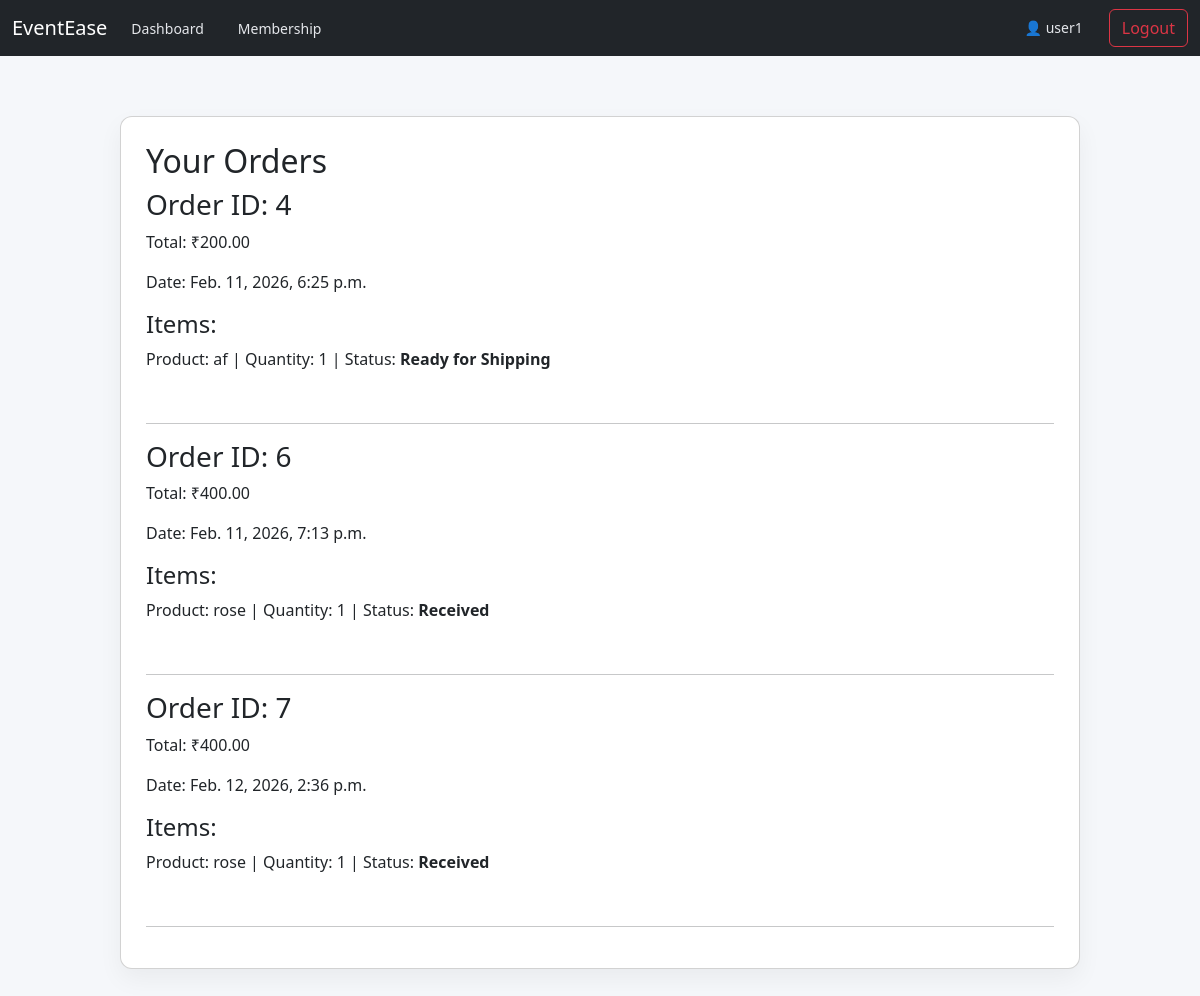
Page /orders/ (signed in) on the committed database.
### eventsapp/models.py (models this page shows, shortened)
class CustomUser(AbstractUser):
    ROLE_CHOICES = (
        ('USER', 'User'),
        ('VENDOR', 'Vendor'),
        ('ADMIN', 'Admin'),
    )
    MEMBERSHIP_CHOICES = (
        ('6m', '6 months'),
        ('1y', '1 year'),
        ('2y', '2 years'),
    )
    VENDOR_CATEGORY = (
        ('catering', 'Catering'),
        ('florist', 'Florist'),
        ('decoration', 'Decoration'),
        ('lighting', 'Lighting'),
    )
    role = models.CharField(max_length=10, choices=ROLE_CHOICES, default='USER')
    vendor_category = models.CharField(max_length=20, choices=VENDOR_CATEGORY, blank=True, null=True)
    membership = models.CharField(max_length=2, choices=MEMBERSHIP_CHOICES, default='6m')
    membership_expiry = models.DateTimeField(blank=True, null=True)

class Order(models.Model):
    PAYMENT_CHOICES = (
        ('upi','UPI'),
        ('cash','Cash'),
    )
    STATUS = (
        ('placed','Placed'),
        ('processing','Processing'),
        ('shipped','Shipped'),
        ('delivered','Delivered'),
        ('cancelled','Cancelled'),
    )
    user = models.ForeignKey(CustomUser, on_delete=models.CASCADE, related_name='orders')
    total = models.DecimalField(max_digits=12, decimal_places=2)
    name = models.CharField(max_length=200)
    email = models.EmailField()
    address = models.TextField()
    city = models.CharField(max_length=100)
    state = models.CharField(max_length=100)
    pin_code = models.CharField(max_length=20)
    phone = models.CharField(max_length=20)
    payment_method = models.CharField(max_length=10, choices=PAYMENT_CHOICES)
    status = models.CharField(max_length=20, choices=STATUS, default='placed')
    created_at = models.DateTimeField(auto_now_add=True)

class OrderItem(models.Model):
    STATUS_CHOICES = (
        ('received', 'Received'),
        ('ready', 'Ready for Shipping'),
        ('out', 'Out For Delivery'),
    )
    order = models.ForeignKey(Order, on_delete=models.CASCADE, related_name='items')
    product = models.ForeignKey(VendorProduct, on_delete=models.SET_NULL, null=True)
    vendor = models.ForeignKey(CustomUser, on_delete=models.SET_NULL, null=True, related_name='vendor_orders')
    quantity = models.PositiveIntegerField()
    price = models.DecimalField(max_digits=12, decimal_places=2)
    status = models.CharField(
        max_length=20,
        choices=STATUS_CHOICES,
        default='received'
    )

class VendorProduct(models.Model):
    STATUS_CHOICES = (
        ('received', 'Received'),
        ('ready', 'Ready for Shipping'),
        ('out', 'Out For Delivery'),
    )
    vendor = models.ForeignKey(CustomUser, on_delete=models.CASCADE, limit_choices_to={'role': 'VENDOR'})
    name = models.CharField(max_length=200)
    quantity = models.PositiveIntegerField(default=1)
    price = models.DecimalField(max_digits=10, decimal_places=2)
    image = models.ImageField(upload_to='products/', blank=True, null=True)
    status = models.CharField(max_length=20, choices=STATUS_CHOICES, default='received')
    created_at = models.DateTimeField(auto_now_add=True)

### eventsapp/views.py (the view)
# urls.py: path('orders/', views.order_status, name='order_status'),
@role_required('USER')
def order_status(request):
    orders = Order.objects.filter(user=request.user)
    return render(request, 'user/order_status.html', {'orders': orders})

### eventsapp/views.py (called while the page is built)
def role_required(role):
    def decorator(view_func):
        @wraps(view_func)
        def _wrapped(request, *args, **kwargs):
            if not request.user.is_authenticated:
                return redirect('login')
            if request.user.role != role:
                messages.error(request, 'Access denied.')
                return redirect('/')
            return view_func(request, *args, **kwargs)
        return _wrapped
    return decorator

### eventsapp/templates/user/order_status.html
{% extends 'base.html' %}
{% block content %}
<div class="card">
    <h2>Your Orders</h2>
    {% for order in orders %}
        <div style="margin-bottom:20px;">
            <h3>Order ID: {{ order.id }}</h3>
            <p>Total: ₹{{ order.total }}</p>
            <p>Date: {{ order.created_at }}</p>
            <h4>Items:</h4>
            {% for item in order.items.all %}
                <p>
                    Product: {{ item.product.name }} |
                    Quantity: {{ item.quantity }} |
                    Status: <strong>{{ item.get_status_display }}</strong>
                </p>
            {% endfor %}
        </div>
        <hr>
    {% endfor %}
</div>
{% endblock %}

### eventsapp/templates/base.html (shortened to what this page needs)
<!DOCTYPE html>
<html>
<head>
    <link rel="stylesheet" href="https://cdn.jsdelivr.net/npm/bootstrap@5.3.2/dist/css/bootstrap.min.css">
    <link rel="stylesheet" href="/static/css/style.css">
</head>
<body>
<nav class="navbar navbar-expand-lg navbar-dark bg-dark">
    <div class="container-fluid">
        <a class="navbar-brand" href="/">EventEase</a>
        <div class="collapse navbar-collapse">
            <ul class="navbar-nav me-auto mb-2 mb-lg-0">
                {% if request.user.is_authenticated %}
                    {% if request.user.role == "USER" %}
                        <li class="nav-item"><a href="/user/" class="nav-link">Dashboard</a></li>
                        <li class="nav-item"><a href="/user/membership/" class="nav-link">Membership</a></li>
                    {% elif request.user.role == "VENDOR" %}
                        <li class="nav-item"><a href="/vendor/" class="nav-link">Dashboard</a></li>
                        <li class="nav-item"><a href="/vendor/membership/" class="nav-link">Membership</a></li>
                    {% elif request.user.role == "ADMIN" %}
                        <li class="nav-item"><a href="/admin-dashboard/" class="nav-link">Dashboard</a></li>
                    {% endif %}
                {% endif %}
            </ul>
            <ul class="navbar-nav">
                {% if request.user.is_authenticated %}
                    <li class="nav-item"><span class="nav-link">👤 {{ request.user.username }}</span></li>
                    <li class="nav-item"><a href="/logout/" class="btn btn-outline-danger">Logout</a></li>
                {% else %}
                    <li class="nav-item"><a href="/login/" class="nav-link">Login</a></li>
                    <li class="nav-item"><a href="/register/" class="nav-link">Register</a></li>
                {% endif %}
            </ul>
        </div>
    </div>
</nav>
<div class="container">
    {% block content %}
    {% endblock %}
</div>
</body>
</html>

### eventsapp/static/css/style.css (style rules this page uses)
body { margin: 0; font-family: 'Segoe UI', sans-serif; background: #f5f7fa; }
.container { max-width: 1000px; margin: 40px auto; padding: 20px; }
.card { background: white; padding: 25px; border-radius: 12px; box-shadow: 0 10px 25px rgba(0, 0, 0, 0.05); }
.nav-link { margin-right: 18px; color: #e5e7eb; text-decoration: none; font-size: 14px; }

### rows in the picture
CustomUser: user.username "user1"
Order: id "4", total "200.00", created_at "Feb. 11, 2026, 6:25 p.m."
OrderItem: product.name "af", quantity "1", status "Ready for Shipping"
Order: id "6", total "400.00", created_at "Feb. 11, 2026, 7:13 p.m."
OrderItem: product.name "rose", quantity "1", status "Received"
Order: id "7", total "400.00", created_at "Feb. 12, 2026, 2:36 p.m."
OrderItem: product.name "rose", quantity "1", status "Received"
